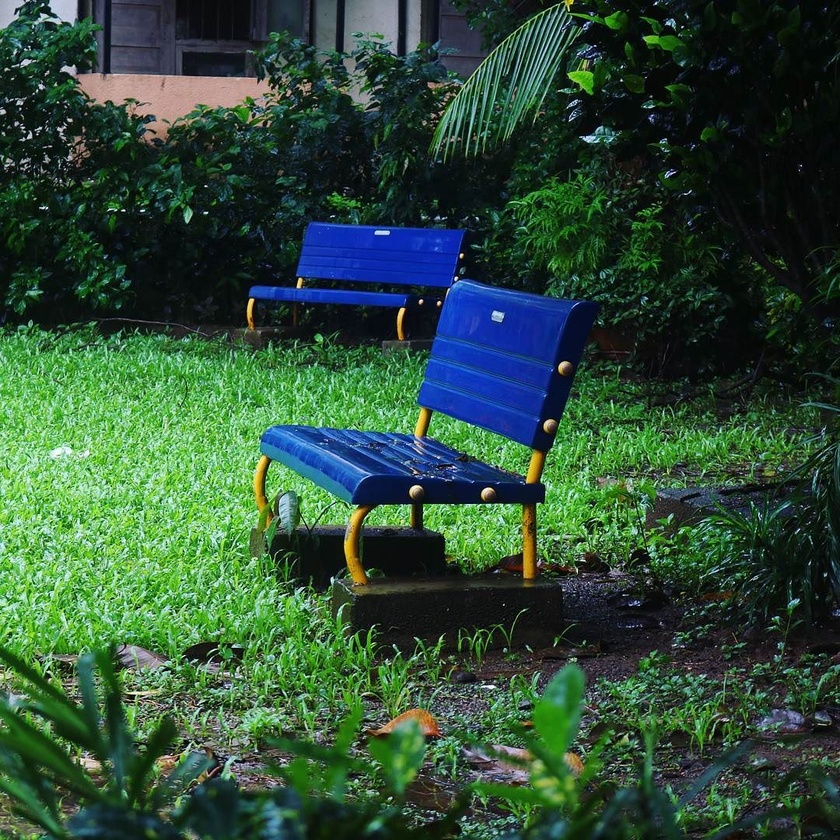
#> input picture assets/images/bombay-1.jpg, 840 x 840 px, shrunk from 1080 x 1080 before the run
$ jupyter execute 04_deep_segmentation_techniques.ipynb
#> lines starting #> are read from the running program, lines starting #| are printed output that depends on the picture
# Segmentation Using Deep Learning Models

There are broadly two ways we can approach the segmentation problem when it comes to segmenting images for real life usecases

- Semantic Segmentation
- Instance Segmentation

<figure>

    <figcaption style = "text-align:center">IOU Visualization. Ref:
        <a href="https://towardsdatascience.com/everything-you-ever-wanted-to-know-about-computer-vision-heres-a-look-why-it-s-so-awesome-e8a58dfb641e">TowardsDataScience</a>
    </figcaption>
</figure>

[cell 1]
import cv2
import matplotlib.pyplot as plt

[cell 2]
image = cv2.cvtColor(cv2.imread('..//assets//images//bombay-1.jpg'), cv2.COLOR_BGR2RGB)
semantic_map = cv2.cvtColor(cv2.imread('..//assets//dl_segmentation//bombay-1_semantic_seg.png'), cv2.COLOR_BGR2RGB)
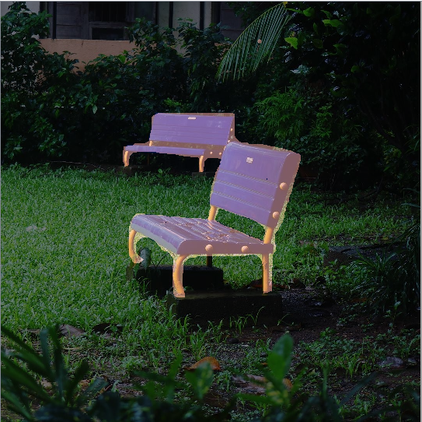
#> input picture assets/dl_segmentation/bombay-1_semantic_seg.PNG, 422 x 422 px, shrunk from 543 x 542 before the run, found by its file name
instance_map = cv2.cvtColor(cv2.imread('..//assets//dl_segmentation//bombay-1.png'), cv2.COLOR_BGR2RGB)
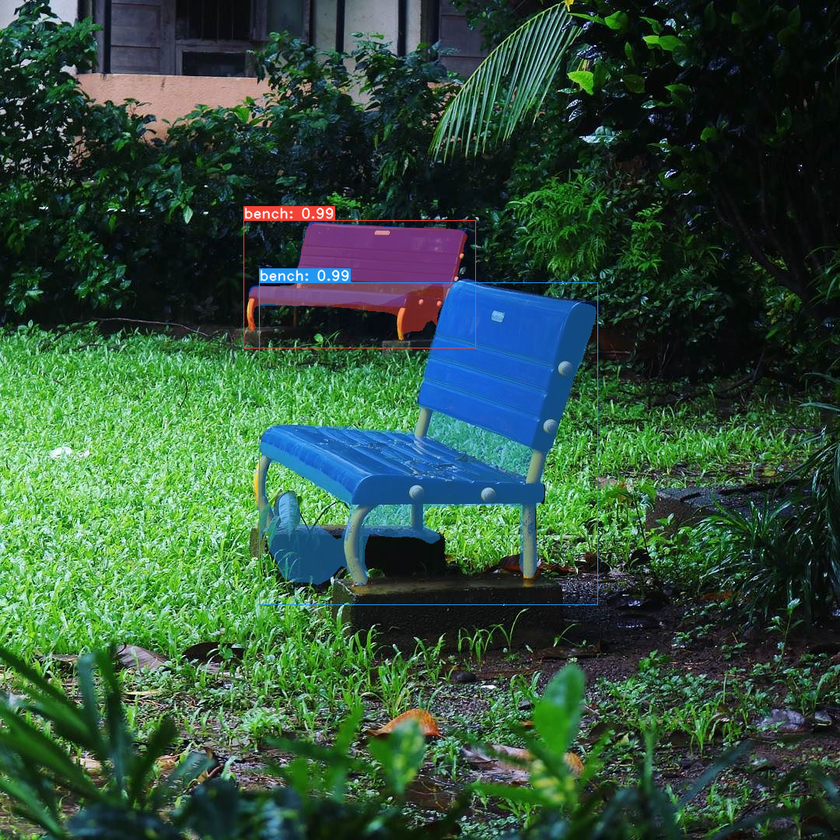
#> input picture assets/dl_segmentation/bombay-1.png, 840 x 840 px, shrunk from 1080 x 1080 before the run

[cell 3]
f, ax = plt.subplots(1, 2, figsize = (20, 10))
ax[0].imshow(semantic_map)
ax[1].imshow(instance_map)
ax[0].axis('off')
ax[1].axis('off')
plt.show()
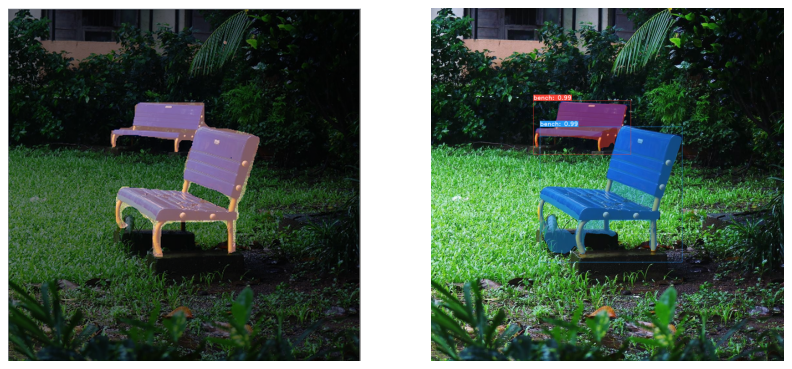
#> figure drawn by matplotlib, 2 panels
